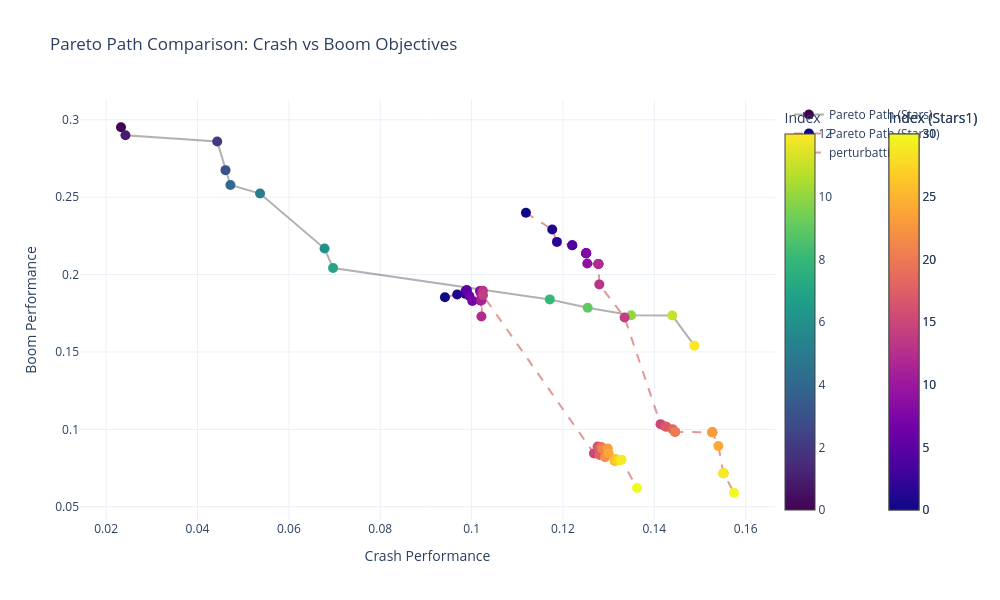

Notebook cell for this chart:
### Code cell
import plotly.graph_objects as go
import pandas as pd

# Load both datasets
df_stars = pd.read_csv('../temp/stars.csv')
df_stars1 = pd.read_csv('../temp/stars1.csv')

# Ensure both dataframes are sorted for a clean visual flow
df_plot = df_stars.sort_values('myindex')
df_plot1 = df_stars1.sort_values('myindex')

fig = go.Figure()

# Trace 1: stars.csv
fig.add_trace(go.Scatter(
    x=df_plot['crash'],
    y=df_plot['boom'],
    mode='lines+markers',
    name='Pareto Path (Stars)',
    marker=dict(
        size=10,
        color=df_plot['myindex'],
        colorscale='Viridis',
        showscale=True,
        colorbar=dict(title="Index", x=1.0)
    ),
    line=dict(width=2, color='rgba(100, 100, 100, 0.5)'),
    customdata=df_plot[['myindex', 'crash', 'boom']],
    hovertemplate=(
        "<b>Stars - Index:</b> %{customdata[0]}<br>" +
        "<b>Crash:</b> %{customdata[1]:.4f}<br>" +
        "<b>Boom:</b> %{customdata[2]:.4f}<br>" +
        "<extra></extra>"
    )
))

# Trace 2: stars1.csv
fig.add_trace(go.Scatter(
    x=df_plot1['crash'],
    y=df_plot1['boom'],
    mode='lines+markers',
    name='Pareto Path (Stars1)',
    marker=dict(
        size=10,
        color=df_plot1['myindex'],
        colorscale='Plasma', # Different scale to distinguish datasets
        showscale=True,
        colorbar=dict(title="Index (Stars1)", x=1.15) # Offset second colorbar
    ),
    line=dict(width=2, dash='dash', color='rgba(200, 50, 50, 0.5)'),
    customdata=df_plot1[['myindex', 'crash', 'boom']],
    hovertemplate=(
        "<b>Stars1 - Index:</b> %{customdata[0]}<br>" +
        "<b>Crash:</b> %{customdata[1]:.4f}<br>" +
        "<b>Boom:</b> %{customdata[2]:.4f}<br>" +
        "<extra></extra>"
    )
))


fig.add_trace(go.Scatter(
    x=df_pert['crash'],
    y=df_pert['boom'],
    mode='lines+markers',
    name='perturbattions',
    marker=dict(
        size=10,
        color=df_plot1['myindex'],
        colorscale='Plasma', # Different scale to distinguish datasets
        showscale=True,
        colorbar=dict(title="Index (Stars1)", x=1.15) # Offset second colorbar
    ),
    line=dict(width=2, dash='dash', color='rgba(200, 50, 50, 0.5)'),
    customdata=df_pert[['crash', 'boom']],
    hovertemplate=(
        "<b>Stars1 - Index:</b> %{customdata[0]}<br>" +
        "<b>Crash:</b> %{customdata[0]:.4f}<br>" +
        "<b>Boom:</b> %{customdata[1]:.4f}<br>" +
        "<extra></extra>"
    )
))

fig.update_layout(
    title="Pareto Path Comparison: Crash vs Boom Objectives",
    xaxis_title="Crash Performance",
    yaxis_title="Boom Performance",
    hovermode="closest",
    template="plotly_white",
    width=1000,
    height=600,
    #legend=dict(yanchor="top", y=0.99, xanchor="left", x=0.01)
)

fig.show()

### Figure 1 — Plotly figure (JSON) as saved in the notebook; plotly's stock layout.template omitted (floating-point values rounded to 4 significant figures)
{"data": [{"customdata": [[0.0, 0.02325, 0.2952], [1.0, 0.02423, 0.29], [2.0, 0.04431, 0.286], [3.0, 0.04612, 0.2675], [4.0, 0.0472, 0.2579], [5.0, 0.05369, 0.2524], [6.0, 0.06781, 0.2169], [7.0, 0.06967, 0.2042], [8.0, 0.1171, 0.184], [9.0, 0.1254, 0.1786], [10.0, 0.1349, 0.1737], [11.0, 0.1439, 0.1735], [12.0, 0.1488, 0.1541]], "hovertemplate": "<b>Stars - Index:</b> %{customdata[0]}<br><b>Crash:</b> %{customdata[1]:.4f}<br><b>Boom:</b> %{customdata[2]:.4f}<br><extra></extra>", "line": {"color": "rgba(100, 100, 100, 0.5)", "width": 2}, "marker": {"color": [0, 1, 2, 3, 4, 5, 6, 7, 8, 9, 10, 11, 12], "colorbar": {"title": {"text": "Index"}, "x": 1}, "colorscale": [[0, "#440154"], [0.1111, "#482878"], [0.2222, "#3e4989"], [0.3333, "#31688e"], [0.4444, "#26828e"], [0.5556, "#1f9e89"], [0.6667, "#35b779"], [0.7778, "#6ece58"], [0.8889, "#b5de2b"], [1, "#fde725"]], "showscale": true, "size": 10}, "mode": "lines+markers", "name": "Pareto Path (Stars)", "type": "scatter", "x": [0.02325, 0.02423, 0.04431, 0.04612, 0.0472, 0.05369, 0.06781, 0.06967, 0.1171, 0.1254, 0.1349, 0.1439, 0.1488], "y": [0.2952, 0.29, 0.286, 0.2675, 0.2579, 0.2524, 0.2169, 0.2042, 0.184, 0.1786, 0.1737, 0.1735, 0.1541]}, {"customdata": [[0.0, 0.1119, 0.2399], [1.0, 0.1176, 0.2292], [2.0, 0.1187, 0.2211], [3.0, 0.122, 0.2189], [4.0, 0.122, 0.2189], [5.0, 0.1251, 0.2138], [6.0, 0.1251, 0.2138], [7.0, 0.1251, 0.2138], [8.0, 0.1251, 0.2138], [9.0, 0.1253, 0.2072], [10.0, 0.1278, 0.2068], [11.0, 0.1278, 0.2068], [12.0, 0.1278, 0.2068], [13.0, 0.128, 0.1937], [14.0, 0.1335, 0.1722], [15.0, 0.1414, 0.1034], [16.0, 0.1424, 0.1019], [17.0, 0.1427, 0.1017], [18.0, 0.144, 0.1001], [19.0, 0.1445, 0.09836], [20.0, 0.1445, 0.09836], [21.0, 0.1527, 0.09808], [22.0, 0.1527, 0.09808], [23.0, 0.1527, 0.09808], [24.0, 0.154, 0.08929], [25.0, 0.1551, 0.07169], [26.0, 0.1551, 0.07169], [27.0, 0.1551, 0.07169], [28.0, 0.1551, 0.07169], [29.0, 0.1551, 0.07169], [30.0, 0.1574, 0.05904]], "hovertemplate": "<b>Stars1 - Index:</b> %{customdata[0]}<br><b>Crash:</b> %{customdata[1]:.4f}<br><b>Boom:</b> %{customdata[2]:.4f}<br><extra></extra>", "line": {"color": "rgba(200, 50, 50, 0.5)", "dash": "dash", "width": 2}, "marker": {"color": [0, 1, 2, 3, 4, 5, 6, 7, 8, 9, 10, 11, 12, 13, 14, 15, 16, 17, 18, 19, 20, 21, 22, 23, 24, 25, 26, 27, 28, 29, 30], "colorbar": {"title": {"text": "Index (Stars1)"}, "x": 1.15}, "colorscale": [[0, "#0d0887"], [0.1111, "#46039f"], [0.2222, "#7201a8"], [0.3333, "#9c179e"], [0.4444, "#bd3786"], [0.5556, "#d8576b"], [0.6667, "#ed7953"], [0.7778, "#fb9f3a"], [0.8889, "#fdca26"], [1, "#f0f921"]], "showscale": true, "size": 10}, "mode": "lines+markers", "name": "Pareto Path (Stars1)", "type": "scatter", "x": [0.1119, 0.1176, 0.1187, 0.122, 0.122, 0.1251, 0.1251, 0.1251, 0.1251, 0.1253, 0.1278, 0.1278, 0.1278, 0.128, 0.1335, 0.1414, 0.1424, 0.1427, 0.144, 0.1445, 0.1445, 0.1527, 0.1527, 0.1527, 0.154, 0.1551, 0.1551, 0.1551, 0.1551, 0.1551, 0.1574], "y": [0.2399, 0.2292, 0.2211, 0.2189, 0.2189, 0.2138, 0.2138, 0.2138, 0.2138, 0.2072, 0.2068, 0.2068, 0.2068, 0.1937, 0.1722, 0.1034, 0.1019, 0.1017, 0.1001, 0.09836, 0.09836, 0.09808, 0.09808, 0.09808, 0.08929, 0.07169, 0.07169, 0.07169, 0.07169, 0.07169, 0.05904]}, {"customdata": [[0.09416, 0.1854], [0.09685, 0.1871], [0.09864, 0.1875], [0.09868, 0.1893], [0.09888, 0.1888], [0.09896, 0.19], [0.09952, 0.1861], [0.1002, 0.1829], [0.1018, 0.1894], [0.1019, 0.1832], [0.1021, 0.1875], [0.1021, 0.1832], [0.1022, 0.1729], [0.1025, 0.1896], [0.1025, 0.1866], [0.1268, 0.08446], [0.1276, 0.08897], [0.1279, 0.08751], [0.128, 0.08338], [0.1284, 0.08856], [0.1285, 0.08793], [0.1287, 0.08727], [0.1292, 0.08202], [0.1298, 0.08764], [0.13, 0.08454], [0.1313, 0.07964], [0.1315, 0.08082], [0.1318, 0.07986], [0.1324, 0.0801], [0.1328, 0.08032], [0.1362, 0.06206]], "hovertemplate": "<b>Stars1 - Index:</b> %{customdata[0]}<br><b>Crash:</b> %{customdata[0]:.4f}<br><b>Boom:</b> %{customdata[1]:.4f}<br><extra></extra>", "line": {"color": "rgba(200, 50, 50, 0.5)", "dash": "dash", "width": 2}, "marker": {"color": [0, 1, 2, 3, 4, 5, 6, 7, 8, 9, 10, 11, 12, 13, 14, 15, 16, 17, 18, 19, 20, 21, 22, 23, 24, 25, 26, 27, 28, 29, 30], "colorbar": {"title": {"text": "Index (Stars1)"}, "x": 1.15}, "colorscale": [[0, "#0d0887"], [0.1111, "#46039f"], [0.2222, "#7201a8"], [0.3333, "#9c179e"], [0.4444, "#bd3786"], [0.5556, "#d8576b"], [0.6667, "#ed7953"], [0.7778, "#fb9f3a"], [0.8889, "#fdca26"], [1, "#f0f921"]], "showscale": true, "size": 10}, "mode": "lines+markers", "name": "perturbattions", "type": "scatter", "x": [0.09416, 0.09685, 0.09864, 0.09868, 0.09888, 0.09896, 0.09952, 0.1002, 0.1018, 0.1019, 0.1021, 0.1021, 0.1022, 0.1025, 0.1025, 0.1268, 0.1276, 0.1279, 0.128, 0.1284, 0.1285, 0.1287, 0.1292, 0.1298, 0.13, 0.1313, 0.1315, 0.1318, 0.1324, 0.1328, 0.1362], "y": [0.1854, 0.1871, 0.1875, 0.1893, 0.1888, 0.19, 0.1861, 0.1829, 0.1894, 0.1832, 0.1875, 0.1832, 0.1729, 0.1896, 0.1866, 0.08446, 0.08897, 0.08751, 0.08338, 0.08856, 0.08793, 0.08727, 0.08202, 0.08764, 0.08454, 0.07964, 0.08082, 0.07986, 0.0801, 0.08032, 0.06206]}], "layout": {"height": 600, "hovermode": "closest", "title": {"text": "Pareto Path Comparison: Crash vs Boom Objectives"}, "width": 1000, "xaxis": {"title": {"text": "Crash Performance"}}, "yaxis": {"title": {"text": "Boom Performance"}}}}
